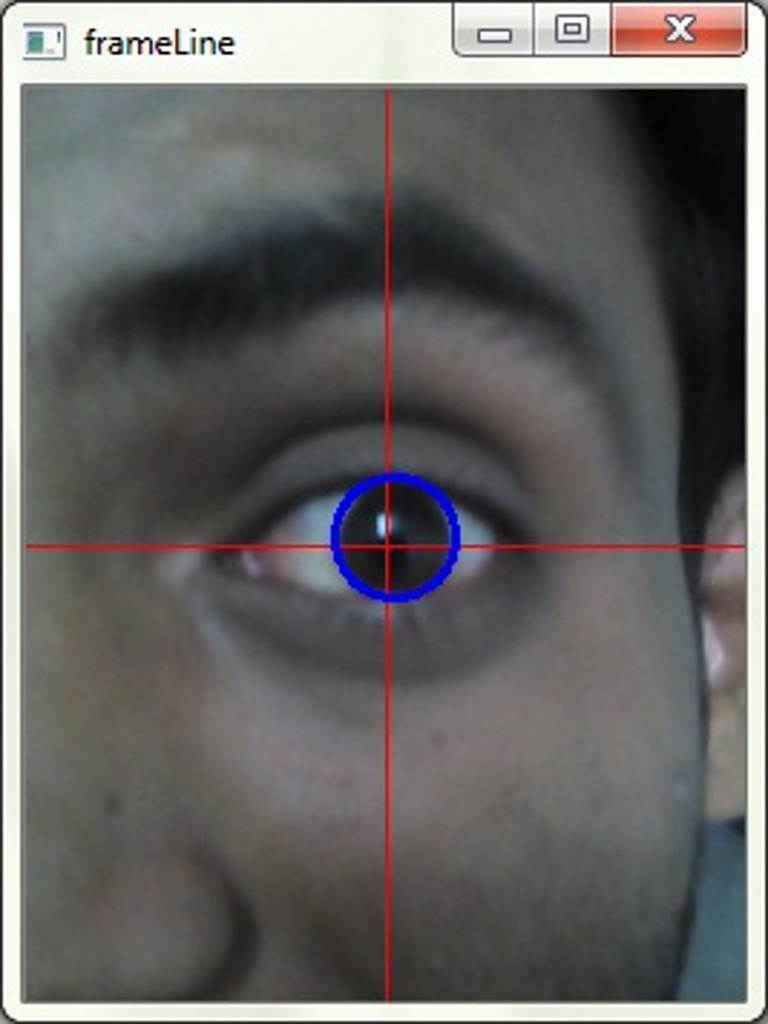
#> input picture images/image1.jpg, 768 x 1024 px
$ python merge_two_image.py
#> lines starting #> are read from the running program, lines starting #| are printed output that depends on the picture
import cv2


img1 = cv2.imread('images/image1.jpg')
#> img1 is the input picture: shape (1024, 768, 3); mean B, G, R 101.9, 102.6, 103.8
img2 = cv2.imread('images/image2.jpg')
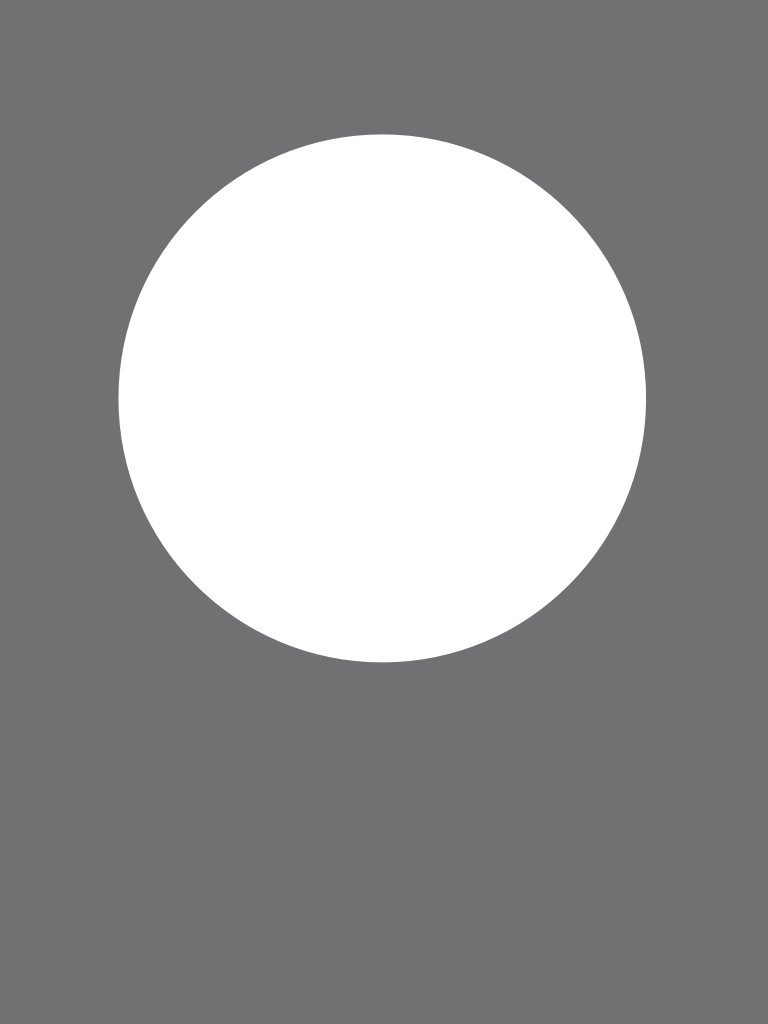
#> input picture images/image2.jpg, 768 x 1024 px
#> img2 is the input picture: shape (1024, 768, 3); mean B, G, R 153.9, 152.5, 152.5

merge = cv2.addWeighted(img1, 0.5,img2,0.5,0)
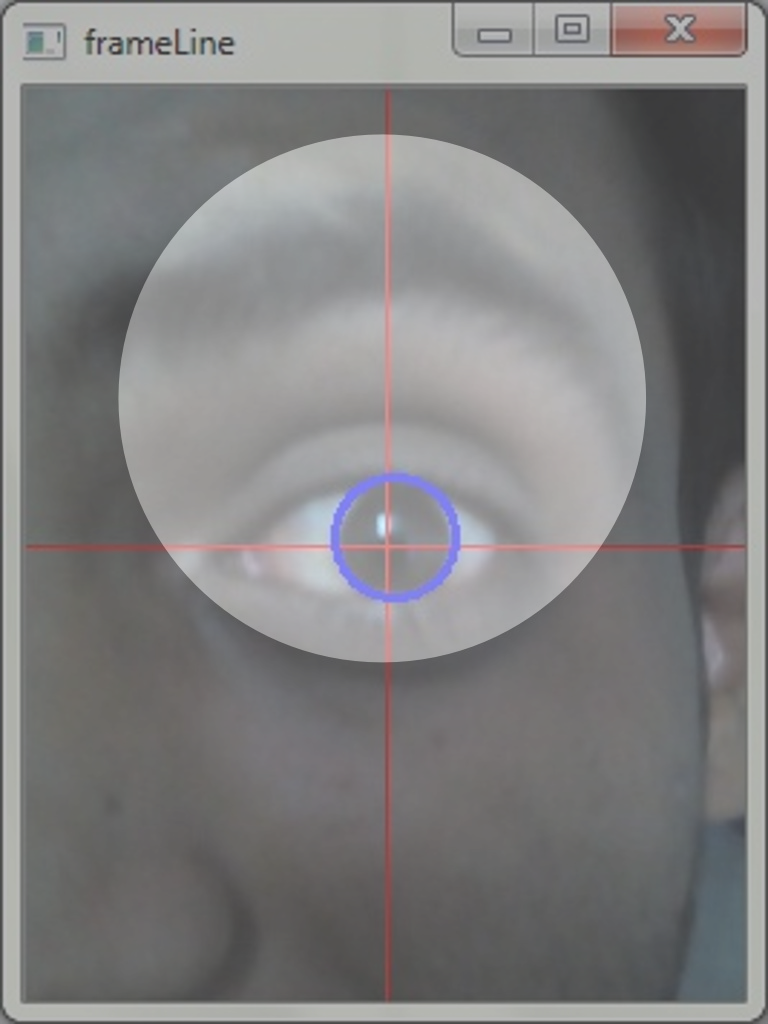
#> merge: shape (1024, 768, 3); mean B, G, R 127.9, 127.5, 128.2

cv2.imshow('merged images', merge)
cv2.waitKey(0)
